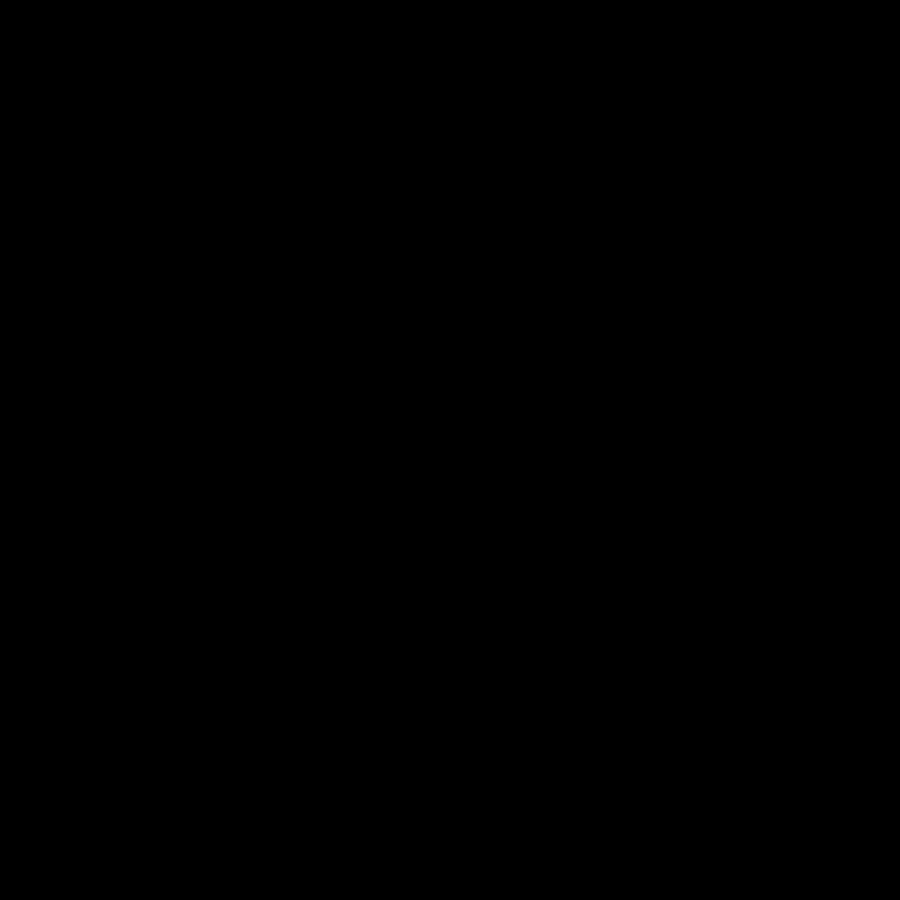
Frame 1 (no input)
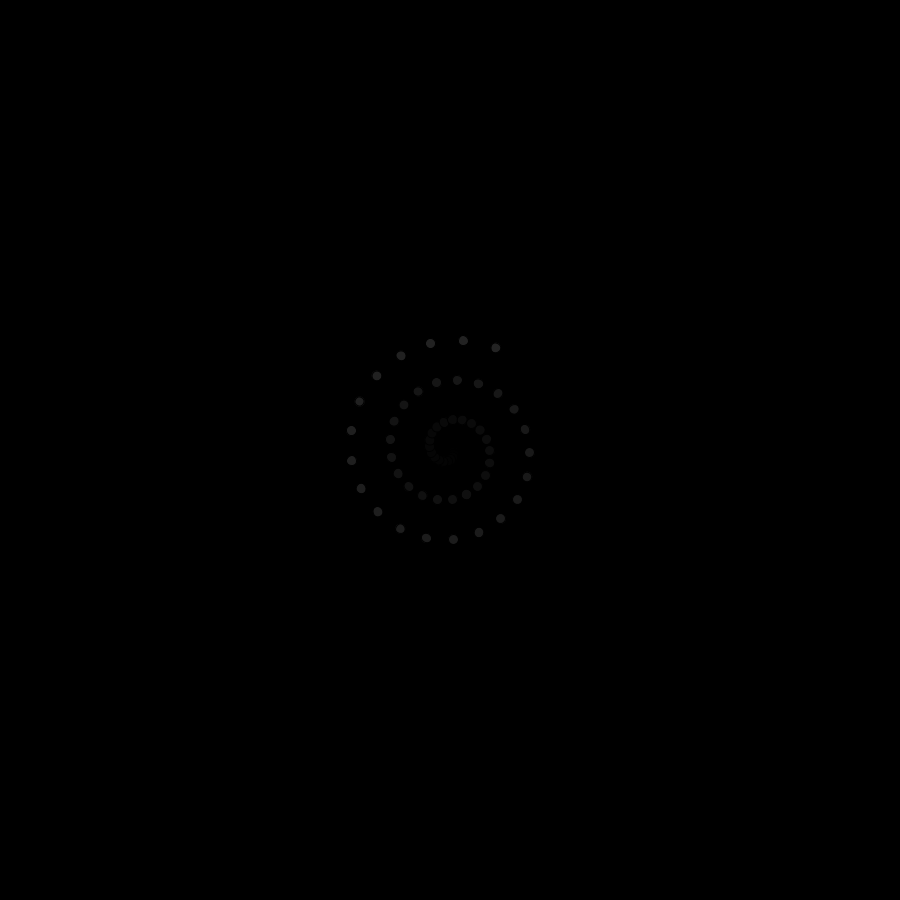
Frame 60 (the mouse pressed at the canvas centre just before this capture)
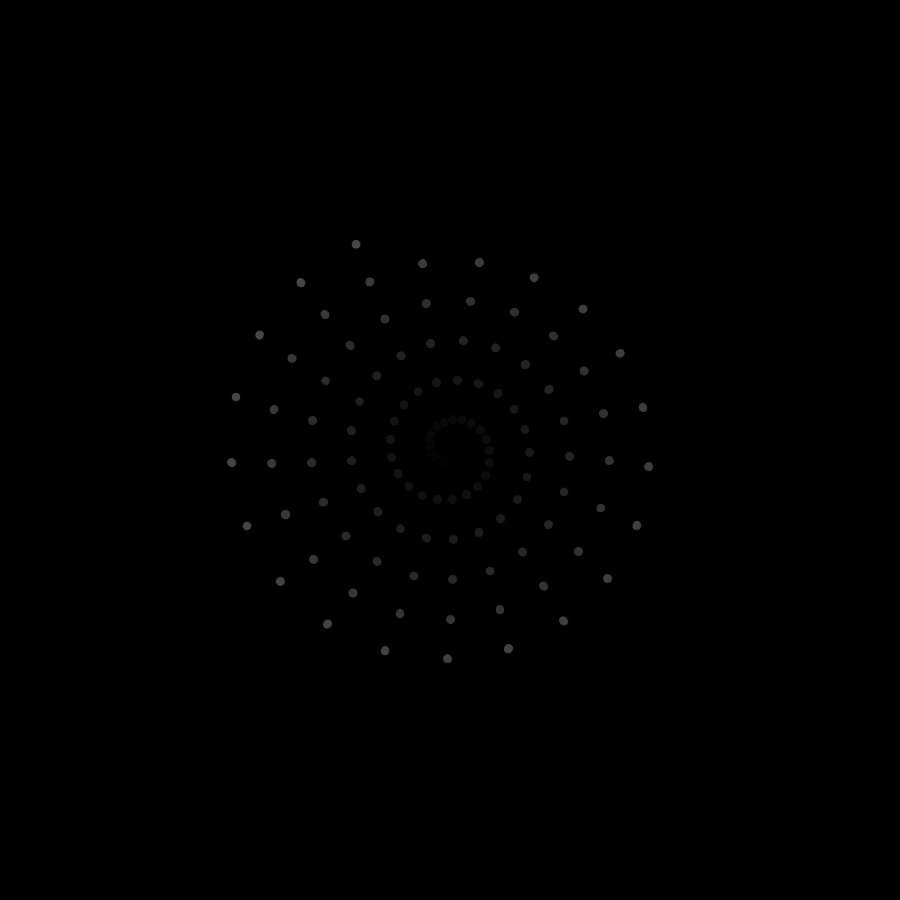
Frame 120 (the mouse held since frame 60 and released just before this capture)

The Processing sketch that drew these frames (run headless with seeded random() and noise(); from frame 60 on, the mouse is pressed at the canvas centre):

// Processing sketch: SPIRAL_YOUTUBE
// ── SPIRAL_YOUTUBE.pde
float a , b , c ;
void setup (){
size (900,900);
background (0);
a = 10 ;
b = c = 0 ;

}
void draw (){
translate (width/2, height/2);
rotate (b);
fill (b*2);
ellipse( c , 0 , a , a );

b+=0.3;
c+=1.9;

}
